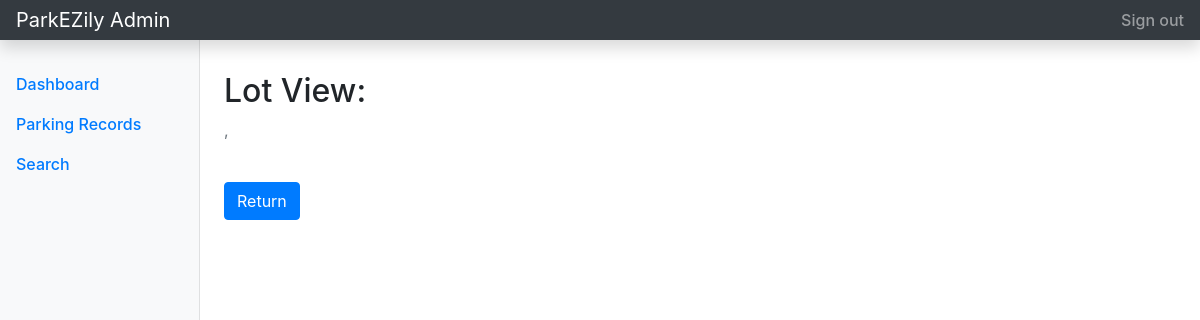
The app's page /admin/lot/inspect/2 (signed in), older data.
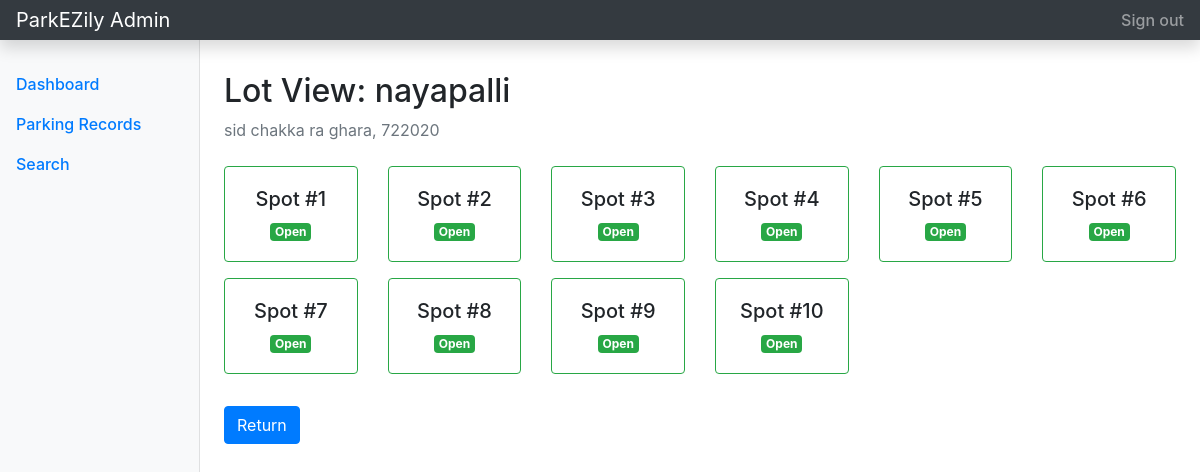
The same page, newer data.
### tables this page shows
CREATE TABLE parking_lot (
        id INTEGER PRIMARY KEY AUTOINCREMENT,
        location_name TEXT NOT NULL,
        address TEXT NOT NULL,
        price_per_hour REAL NOT NULL,
        pin_code TEXT NOT NULL,
        max_spots INTEGER NOT NULL
    );

CREATE TABLE parking_spot (
        id INTEGER PRIMARY KEY AUTOINCREMENT,
        lot_id INTEGER NOT NULL,
        status TEXT NOT NULL CHECK(status IN ('A', 'O')),
        FOREIGN KEY (lot_id) REFERENCES parking_lot(id) ON DELETE CASCADE
    );

### controllers/admin.py (the view)
@adm_bp.route('/admin/lot/inspect/<int:lot_id>')
@login_req
def inspect_lot(lot_id):
    db = get_db()
    lot = db.execute('SELECT * FROM parking_lot WHERE id = ?', (lot_id,)).fetchone()
    spots = db.execute('SELECT * FROM parking_spot WHERE lot_id = ?', (lot_id,)).fetchall()
    db.close()
    return render_template('admin/view_lot.html', lot=lot, spots=spots)

### controllers/admin.py (called while the page is built)
def get_db():
    db = sqlite3.connect(DB_FILE)
    db.row_factory = sqlite3.Row
    return db

def login_req(f):
    @wraps(f)
    def wrapper(*args, **kwargs):
        if 'user_role' not in session or session['user_role'] != 'admin':
            flash('Admin access is required for this page.', 'danger')
            return redirect(url_for('auth.login')) # CHANGE THIS LINE
        return f(*args, **kwargs)
    return wrapper

### templates/admin/view_lot.html (shortened to what this page needs)
{% extends 'admin/admin_base.html' %}
{% block admin_main %}
<h1 class="h2">Lot View: {{ lot.location_name }}</h1>
<p class="text-muted">{{ lot.address }}, {{ lot.pin_code }}</p>
<div class="row mt-4">
    {% for spot in spots %}
    <div class="col-md-2 mb-3">
        <div class="card text-center {% if spot.status == 'O' %}border-danger{% else %}border-success{% endif %}">
            <div class="card-body">
                <h5 class="card-title">Spot #{{ loop.index }}</h5>
                <p class="card-text">
                    {% if spot.status == 'O' %}
                        <span class="badge badge-danger">Taken</span>
                    {% else %}
                        <span class="badge badge-success">Open</span>
                    {% endif %}
                </p>
            </div>
        </div>
    </div>
    {% endfor %}
</div>
<a href="{{ url_for('admin.dashboard') }}" class="btn btn-primary mt-3">Return</a>
{% endblock %}

### templates/admin/admin_base.html (shortened to what this page needs)
<html>
<head>
    <link href="https://stackpath.bootstrapcdn.com/bootstrap/4.5.2/css/bootstrap.min.css" rel="stylesheet">
</head>
<body>
    <nav class="navbar navbar-dark sticky-top bg-dark flex-md-nowrap p-0 shadow">
        <a class="navbar-brand col-md-3 col-lg-2 mr-0 px-3" href="#">ParkEZily Admin</a>
        <ul class="navbar-nav px-3">
            <li class="nav-item text-nowrap">
                <a class="nav-link" href="{{ url_for('auth.logout') }}">Sign out</a>
            </li>
        </ul>
    </nav>
    <div class="container-fluid">
        <div class="row">
            <nav id="sidebarMenu" class="col-md-3 col-lg-2 d-md-block bg-light sidebar collapse">
                <div class="sidebar-sticky pt-3">
                    <ul class="nav flex-column">
                        <li class="nav-item">
                            <a class="nav-link" href="{{ url_for('admin.dashboard') }}">Dashboard</a>
                        </li>
                        <li class="nav-item">
                            <a class="nav-link" href="{{ url_for('admin.records') }}">Parking Records</a>
                        </li>
                        <li class="nav-item">
                            <a class="nav-link" href="{{ url_for('admin.search') }}">Search</a>
                        </li>
                    </ul>
                </div>
            </nav>
            <main role="main" class="col-md-9 ml-sm-auto col-lg-10 px-md-4">
                {% block admin_main %}{% endblock %}
            </main>
        </div>
    </div>
</body>
</html>

### templates/admin/admin_base.html (style rules this page uses)
.sidebar { position: fixed; top: 0; bottom: 0; left: 0; z-index: 100; padding: 48px 0 0; box-shadow: inset -1px 0 0 rgba(0, 0, 0, .1); }
.sidebar-sticky { position: relative; top: 0; height: calc(100vh - 48px); padding-top: .5rem; overflow-x: hidden; overflow-y: auto; }
.nav-link { font-weight: 500; }
main { padding-top: 2rem; }

Row changes from the older to the newer data that the page shows:
added parking_lot: location_name "nayapalli", address "sid chakka ra ghara", pin_code "722020"
added parking_spot: status "Open"
added parking_spot: status "Open"
added parking_spot: status "Open"
added parking_spot: status "Open"
added parking_spot: status "Open"
added parking_spot: status "Open"
added parking_spot: status "Open"
added parking_spot: status "Open"
added parking_spot: status "Open"
added parking_spot: status "Open"
